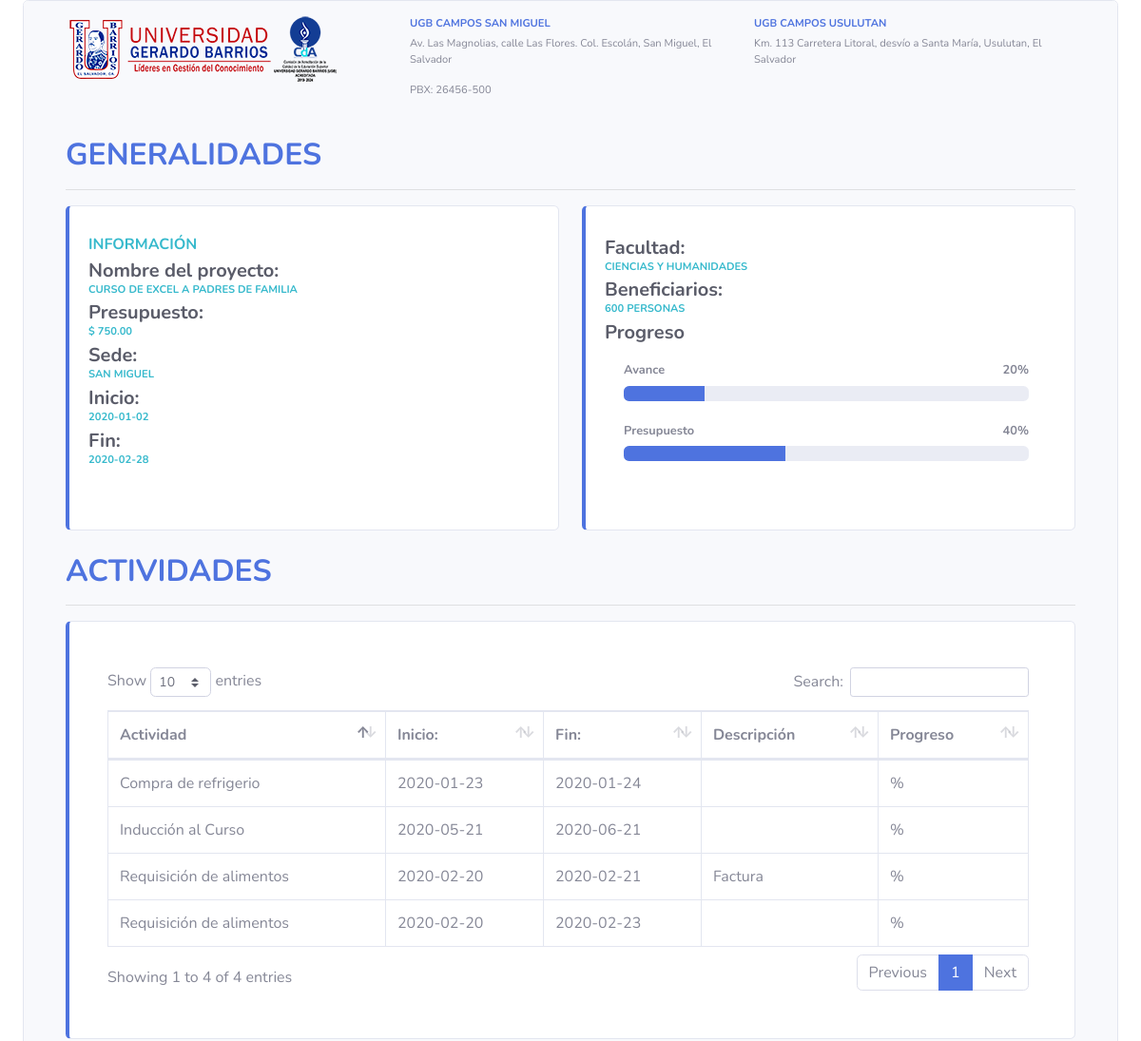
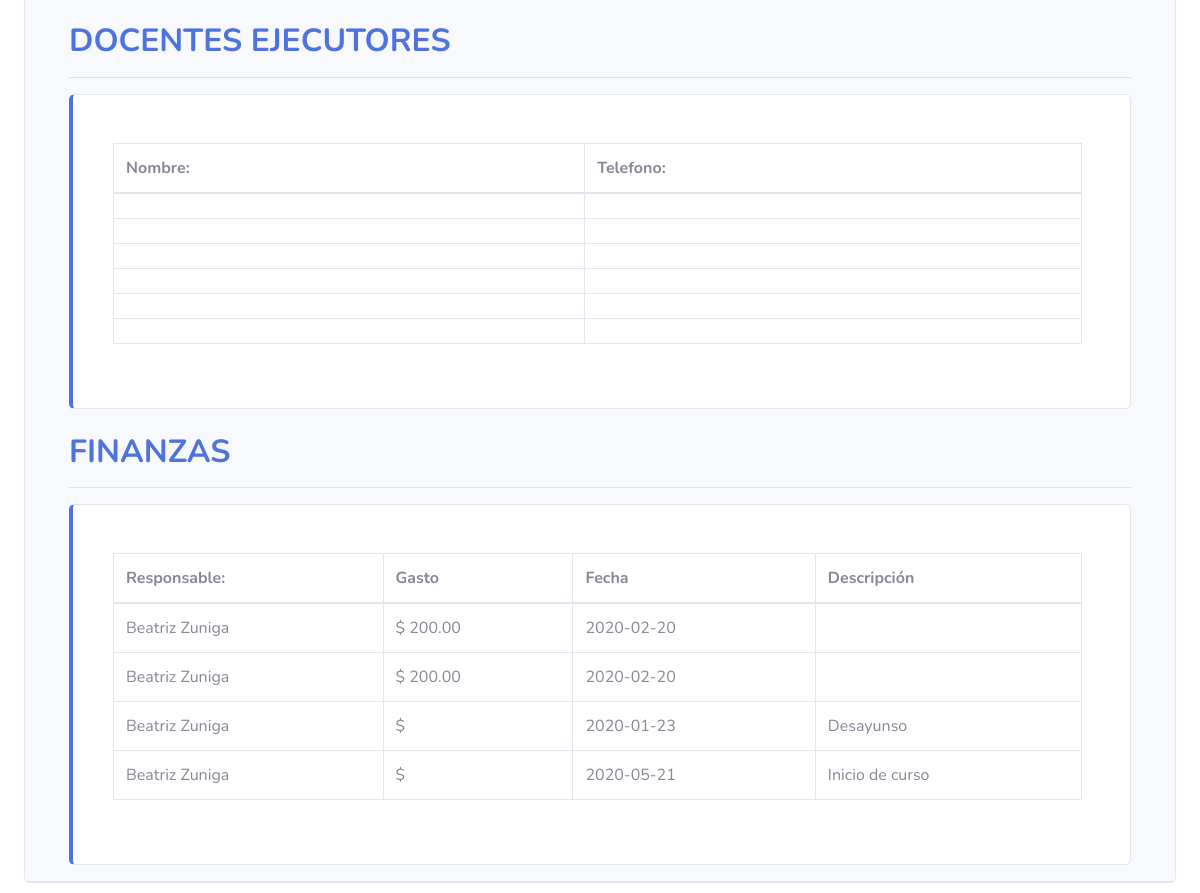
Screenshot of /Home?c=proyecto&a=ImprimirReporte&id_proyecto=17 (signed in) with the database file from the repository (2 pictures, top to bottom).
### tables this page shows
CREATE TABLE `responsable_actividad` (
  `id_responsable_actividad` int(11) NOT NULL,
  `id_actividad` int(11) NOT NULL,
  `id_responsable_proyecto` int(11) NOT NULL,
  `fecha_inicio` date NOT NULL,
  `fecha_fin` date NOT NULL,
  `TIPO` varchar(200) NOT NULL,
  `descripcion` varchar(255) NOT NULL,
  `estado` int(2) NOT NULL
);

CREATE TABLE `actividades` (
  `id_actividades` int(11) NOT NULL,
  `nom_actividad` varchar(200) NOT NULL,
  `objetivo` varchar(200) NOT NULL,
  `descripcion` varchar(200) NOT NULL,
  `estado` int(2) NOT NULL
);

CREATE TABLE `gastos` (
  `id_gasto` int(11) NOT NULL,
  `fecha` date NOT NULL,
  `monto` double(10,2) NOT NULL,
  `id_res_act` int(11) NOT NULL,
  `tipo` varchar(255) NOT NULL,
  `descripcion` varchar(100) DEFAULT NULL,
  `estado` int(2) NOT NULL
);

CREATE TABLE `responsable_proyecto` (
  `id_responsable_proyecto` int(11) NOT NULL,
  `id_proyecto` int(11) NOT NULL,
  `id_responsable` int(11) NOT NULL,
  `estado` int(2) NOT NULL
);

### controller/proyecto.controller.php (called while the page is built, shortened)
<?php
require_once 'model/proyecto.php';
class ProyectoController{
    private $model;
    public function __CONSTRUCT(){
        $this->model = new Proyecto();
    }
    public function ImprimirReporte(){
        $alm = new Proyecto();
        if(isset($_REQUEST['id_proyecto'])){
            $alm = $this->model->ObtenerReporte($_REQUEST['id_proyecto']);
        }
            require_once 'view/detalleproyecto/Imprimir.php';
    }
}

### model/database.php (called while the page is built)
<?php
class Database
{
    public static function StartUp()
    {
        $pdo = new PDO('mysql:host=localhost;dbname=proyeccion;charset=utf8', 'root', '');
        $pdo->setAttribute(PDO::ATTR_ERRMODE, PDO::ERRMODE_EXCEPTION);
        return $pdo;
    }
}

### model/proyecto.php (called while the page is built, shortened)
<?php
require_once  'database.php';
class Proyecto
{
	private $pdo;
	public function __CONSTRUCT()
	{
		try
		{
			$this->pdo = Database::StartUp();
		}
		catch(Exception $e)
		{
			die($e->getMessage());
		}
	}
	public function ListarEjecutorAsignados($id_proyecto)
	{
		try
		{
			$stm = $this->pdo->prepare("SELECT * FROM responsable_proyecto a
										INNER	JOIN	proyecto b ON b.id_proyecto = a.id_proyecto
										INNER JOIN	usuarios c ON c.id_usuario = a.id_responsable
										WHERE a.id_proyecto = ? AND a.estado = 1 ");
			$stm->execute(array($id_proyecto));
			return $stm->fetchAll(PDO::FETCH_OBJ);
		}
		catch(Exception $e)
		{
			die($e->getMessage());
		}
	}
	public function ListarActividades($id_proyecto)
	{
		try
		{
			$stm = $this->pdo->prepare("
			 	SELECT
				 *,
					if((timestampdiff(DAY,NOW(),A.fecha_fin) < 0),'VENCIDO','ACTIVO') AS Estatus,
					timestampdiff(DAY,A.fecha_inicio,now()) AS Progreso,
					E.monto AS GASTO,
					SUM(E.monto) AS 'Gastos_totales',
					timestampdiff(DAY,NOW(), A.fecha_inicio) AS Dias_faltantes,
					timestampdiff(DAY,A.fecha_inicio,  A.fecha_fin) AS Dias_totales
					FROM responsable_actividad	A
					LEFT JOIN responsable_proyecto B ON B.id_responsable_proyecto = A.id_responsable_proyecto
					LEFT JOIN proyecto C ON C.id_proyecto = B.id_proyecto
					LEFT JOIN usuarios F ON F.id_usuario = B.id_responsable
					LEFT JOIN actividades D ON D.id_actividades = A.id_actividad
					LEFT JOIN gastos E ON E.id_res_act= A.id_responsable_actividad
					WHERE C.id_proyecto = ? and A.estado = 1 and C.estado = 1
					GROUP BY A.fecha_fin
				 	ORDER BY A.fecha_fin ASC	");
			$stm->execute(array($id_proyecto));
			return $stm->fetchAll(PDO::FETCH_OBJ);
		}
		catch(Exception $e)
		{
			die($e->getMessage());
		}
	}
	public function ObtenerReporte($id_proyecto)
	{
		try
		{
			$stm = $this->pdo
			          ->prepare("SELECT * FROM vista_proy WHERE id_proyecto = ? ");
			$stm->execute(array($id_proyecto));
			return $stm->fetch(PDO::FETCH_OBJ);
		} catch (Exception $e)
		{
			die($e->getMessage());
		}
	}
	public function ObtenerGastos($id_proyecto)
	{
		try
		{
			$stm = $this->pdo
			          ->prepare("SELECT
									*
								 FROM vista_actividades
								WHERE id_proyecto = ? and estado = 1");
			$stm->execute(array($id_proyecto));
			return $stm->fetchAll(PDO::FETCH_OBJ);
		} catch (Exception $e)
		{
			die($e->getMessage());
		}
	}
}

### view/detalleproyecto/Imprimir.php (the view, shortened to what this page needs)
<!DOCTYPE html>
<html lang="en">
<head>
  <link rel="stylesheet" type="text/css" href="asserts/sweetalert2/dist/sweetalert2.min.css">
  <link rel="stylesheet" href="https://maxcdn.bootstrapcdn.com/bootstrap/4.3.1/css/bootstrap.min.css">
  <link href="asserts/vendor/datatables/dataTables.bootstrap4.min.css" rel="stylesheet">
  <link href="asserts/vendor/fontawesome-free/css/all.min.css" rel="stylesheet" type="text/css">
  <link href="asserts/css/sb-admin-2.min.css" rel="stylesheet">
  <link href="asserts/css/style.css" rel="stylesheet">
</head>
 <body onload="window.print();">
<div class="container-fluid">
    <div class="card  mb-4">
        <div class="card-header py-3">
            <div class="container-fluid">
                  <div class="row">
                      <div class="col-xl-4 col-md-4 mb-4">
                          <img src="asserts/img/logofinal.png"> <br><br>
                      </div>
                      <div class="col-xl-4 col-md-4 mb-4">
                            <div class="text-xs font-weight-bold text-primary text-uppercase mb-1">UGB Campos San Miguel</div><p class="text-xs">Av. Las Magnolias, calle Las Flores. Col. Escolán, San Miguel, El Salvador</p><p class="text-xs">PBX: 26456-500 </p>
                      </div>
                      <div class="col-xl-4 col-md-4 mb-4">
                            <div class="text-xs font-weight-bold text-primary text-uppercase mb-1">UGB Campos Usulutan</div><p class="text-xs">Km. 113 Carretera Litoral, desvío a Santa María, Usulutan, El Salvador</p>
                      </div>
                  </div>
              <h2 class=" font-weight-bold text-primary text-uppercase mb-1">Generalidades</h2><hr>
              <div class="row">
                  <div class="col-xl-6 col-md-6 mb-12">
                    <div class="card border-left-primary  h-100 py-2">
                      <div class="card-body">
                        <div class="row no-gutters align-items-center">
                          <div class="col mr-2">
                            <div class="text-ms font-weight-bold text-info text-uppercase mb-1">Información</div>
                            <div class="h5 mb-0 font-weight-bold text-gray-800">Nombre del proyecto: </div>
                            <div class="text-xs font-weight-bold text-info text-uppercase mb-1"><?php echo $alm->Nombre_proyecto; ?></div>
                            <div class="h5 mb-0 font-weight-bold text-gray-800">Presupuesto: </div>
                            <div class="text-xs font-weight-bold text-info text-uppercase mb-1">$ <?php echo $alm->Presupuesto; ?></div>
                            <div class="h5 mb-0 font-weight-bold text-gray-800">Sede: </div>
                            <div class="text-xs font-weight-bold text-info text-uppercase mb-1">San Miguel</div>
                            <div class="h5 mb-0 font-weight-bold text-gray-800">Inicio: </div>
                            <div class="text-xs font-weight-bold text-info text-uppercase mb-1"><?php echo $alm->Inicio; ?></div>
                            <div class="h5 mb-0 font-weight-bold text-gray-800">Fin: </div>
                              <div class="text-xs font-weight-bold text-info text-uppercase mb-1"><?php echo $alm->Fin; ?></div>
                          </div>
                        </div>
                      </div>
                    </div>
                  </div>
                  <div class="col-xl-6 col-md-6 mb-12">
                    <div class="card border-left-primary  h-100 py-2">
                      <div class="card-body">
                        <div class="row no-gutters align-items-center">
                          <div class="col mr-2">
                              <div class="h5 mb-0 font-weight-bold text-gray-800">Facultad: </div>
                            <div class="text-xs font-weight-bold text-info text-uppercase mb-1"><?php echo $alm->nom_facultad; ?></div>
                              <div class="h5 mb-0 font-weight-bold text-gray-800">Beneficiarios: </div>
                              <div class="text-xs font-weight-bold text-info text-uppercase mb-1"><?php echo $alm->personas_beneficiarias; ?> personas</div>
                  <h6 class="h5 mb-0 font-weight-bold text-gray-800">Progreso</h6>
                <div class="card-body">
                  <h4 class="small font-weight-bold">Avance<span class="float-right">20%</span></h4>
                  <div class="progress mb-4">
                    <div class="progress-bar bg-primary" media="print" role="progressbar" style="width: 20%" aria-valuenow="20" aria-valuemin="0" aria-valuemax="100"></div>
                  </div>
                  <h4 class="small font-weight-bold">Presupuesto <span class="float-right">40%</span></h4>
                  <div class="progress mb-4">
                    <div class="progress-bar bg-primary" media="print" role="progressbar" style="width: 40%" aria-valuenow="40" aria-valuemin="0" aria-valuemax="100"></div>
                  </div>
                </div>
                          </div>
                        </div>
                      </div>
                    </div>
                  </div>
              </div>
           <br>
            <h2 class=" font-weight-bold text-primary text-uppercase mb-1">Actividades</h2><hr>
              <div class="row">
                <div class="col-xl-12 col-md-12 mb-12">
                    <div class="card border-left-primary  h-100 py-2">
                      <div class="card-body">
                        <div class="row no-gutters align-items-center">
                          <div class="col mr-2">
                              <div class="card-body">
                                <div class="table-responsive">
                                    <table class="table table-bordered" id="dataTable" width="100%" cellspacing="0">
                                        <thead>
                                          <tr>
                                              <th>Actividad</th>
                                              <th>Inicio:</th>
                                              <th>Fin:</th>
                                              <th>Descripción</th>
                                              <th>Progreso</th>
                                          </tr>
                                      </thead>
                                      <tbody>
                                            <?php foreach($this->model->ListarActividades($_REQUEST['id_proyecto']) as $r): ?>
                                                <tr>
                                                    <td><?php echo $r->nom_actividad; ?></td>
                                                    <td><?php echo $r->fecha_inicio; ?></td>
                                                    <td><?php echo $r->fecha_fin; ?></td>
                                                    <td><?php echo $r->descripcion; ?></td>
                                                    <td>%</td>
                                                </tr>
                                                    <?php endforeach; ?>
                                      </tbody>
                                    </table>
                                </div>
                              </div>
                          </div>
                        </div>
                      </div>
                    </div>
                  </div>
                </div>
           <br>
            <h2 class=" font-weight-bold text-primary text-uppercase mb-1">Docentes ejecutores</h2><hr>
              <div class="row">
                <div class="col-xl-12 col-md-12 mb-12">
                    <div class="card border-left-primary  h-100 py-2">
                      <div class="card-body">
                        <div class="row no-gutters align-items-center">
                          <div class="col mr-2">
                              <div class="card-body">
                                <div class="table-responsive">
                                    <table class="table table-bordered" id="dataTable" width="100%" cellspacing="0">
                                        <thead>
                                          <tr>
                                              <th>Nombre:</th>
                                              <th>Telefono:</th>
                                          </tr>
                                      </thead>
                                      <tbody>
                                            <?php foreach($this->model->ListarEjecutorAsignados($_REQUEST['id_proyecto']) as $r): ?>
                                                <tr>
                                                    <td><?php echo $r->nom_responsable; ?></td>
                                                    <td><?php echo $r->tel_responsable; ?></td>
                                                </tr>
                                            <?php endforeach; ?>
                                      </tbody>
                                    </table>
                                </div>
                              </div>
                          </div>
                        </div>
                      </div>
                    </div>
                  </div>
                </div>
           <br>
            <h2 class=" font-weight-bold text-primary text-uppercase mb-1">Finanzas</h2> <hr>
              <div class="row">
                <div class="col-xl-12 col-md-12 mb-12">
                    <div class="card border-left-primary  h-100 py-2">
                      <div class="card-body">
                        <div class="row no-gutters align-items-center">
                          <div class="col mr-2">
                              <div class="card-body">
                                <div class="table-responsive">
                                   <table class="table table-bordered" id="dataTable" width="100%" cellspacing="0">
                                      <thead>
                                        <tr>
                                            <th>Responsable:</th>
                                            <th>Gasto</th>
                                            <th>Fecha</th>
                                            <th>Descripción</th>
                                        </tr>
                                    </thead>
                                    <tbody>
                                          <?php foreach($this->model->ObtenerGastos($_REQUEST['id_proyecto']) as $r): ?>
                                              <tr>
                                                  <td><?php echo $r->nom_responsable; ?></td>
                                                  <td>$ <?php echo $r->GASTO; ?></td>
                                                  <td><?php echo $r->fecha_inicio; ?></td>
                                                  <td><?php echo $r->descripcion; ?></td>
                                              </tr>
                                          <?php endforeach; ?>
                                    </tbody>
                                  </table>
                                </div>
                              </div>
                          </div>
                        </div>
                      </div>
                    </div>
                  </div>
                </div>
              </div>
</div>
</body>
</html>
</body>
</html>

### index.php (shortened to what this page needs)
<?php
    $url = isset($_GET['url']) ? $_GET['url']: null;
  if(!isset($_SESSION["id_usuario"])){
    $controller = 'usuario';
    require_once "controller/$controller.controller.php";
    $controller = ucwords($controller) . 'Controller';
    $controller = new $controller;
    $controller->Index();
        } elseif(!isset($_GET['c'])) {
    $controller = $url;
    require_once "controller/$controller.controller.php";
    $controller = ucwords($controller) . 'Controller';
    $controller = new $controller;
    $controller->Index();
}
else
{
    $accion = isset($_REQUEST['a']) ? $_REQUEST['a'] : 'Index';
    $controller = new $controller;
    call_user_func( array( $controller, $accion ) );
}
?>

### rows the page displays
responsable_actividad: id_actividad.nom_actividad "Compra de refrigerio", fecha_inicio "2020-01-23", fecha_fin "2020-01-24"
responsable_actividad: id_actividad.nom_actividad "Requisición de alimentos", fecha_inicio "2020-02-20", fecha_fin "2020-02-21", gastos.descripcion "Factura"
responsable_actividad: id_actividad.nom_actividad "Requisición de alimentos", fecha_inicio "2020-02-20", fecha_fin "2020-02-23"
responsable_actividad: id_actividad.nom_actividad "Inducción al Curso", fecha_inicio "2020-05-21", fecha_fin "2020-06-21"

### other values shown
$alm->Nombre_proyecto "CURSO DE EXCEL A PADRES DE FAMILIA"
$alm->Presupuesto "750.00"
$alm->Inicio "2020-01-02"
$alm->Fin "2020-02-28"
$alm->nom_facultad "CIENCIAS Y HUMANIDADES"
$alm->personas_beneficiarias "600"
$r->nom_responsable "Beatriz Zuniga"
$r->GASTO "200.00"
$r->fecha_inicio "2020-02-20"
$r->fecha_inicio "2020-01-23"
$r->descripcion "Desayunso"
$r->fecha_inicio "2020-05-21"
$r->descripcion "Inicio de curso"
